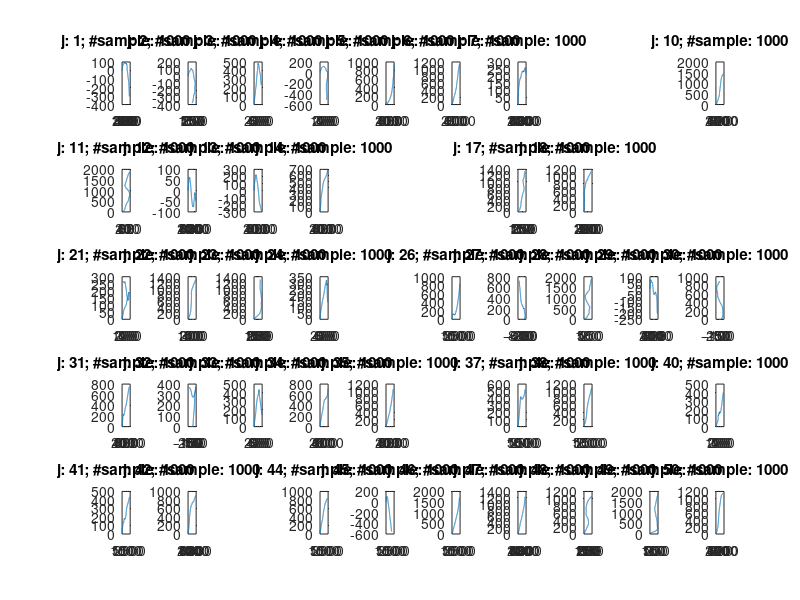

Write MATLAB code to recreate this figure.
clear all; close all;
Xini = [0,0,1.4,1.4]';
% X = Xini; pdata(:,1) = Xini;
dt = 2/3; %% 0.3;
sampleNum = 1000;
A = [1,0,dt,0;0,1,0,dt;0,0,1,0;0,0,0,1];
G = [dt^2/2*eye(2);dt*eye(2)];
sigma = 0.1;
TrialNum = 0;
%w = randn(2,1,sampleNum);
NumberOfTraj = 50;
for j = 1:NumberOfTraj
    X = Xini;
    pdata(:,1,j) = Xini;
    TrialNum = TrialNum + 1;
    for i = 2:sampleNum
        % X = A*X + G*0.5*w(:,:,i);
        X = A * X + G * randn(2,1) * sigma;
%         if ( X(1) > 500 || X(1) < -500 ...
%                 || X(2) > 500 || X(2) < -500)
%             break
%         end
        pdata(:,i,j) = X;
%         if i == sampleNum
%             %subplot(5, 6, j);
%             figure(j)
%             plot(pdata(1,:,j),pdata(2,:,j), '*');
%             title(['j = ', num2str(j),'; sampleNum = ', num2str(sampleNum)]);
%         end
    end
    %figure(j)
     if max(pdata(1,:,j)) < 2000 & min(pdata(1,:,j)) > -2000
         if max(pdata(2,:,j)) < 2000 & min(pdata(2,:,j)) > -2000
             subplot(5, 10, j);
%             figure(j)
             plot(pdata(1,:,j),pdata(2,:,j));
             title(['j: ', num2str(j),'; #sample: ', num2str(sampleNum)])
         end
     end
end
% save('posivelodata2.mat', 'pdata');
